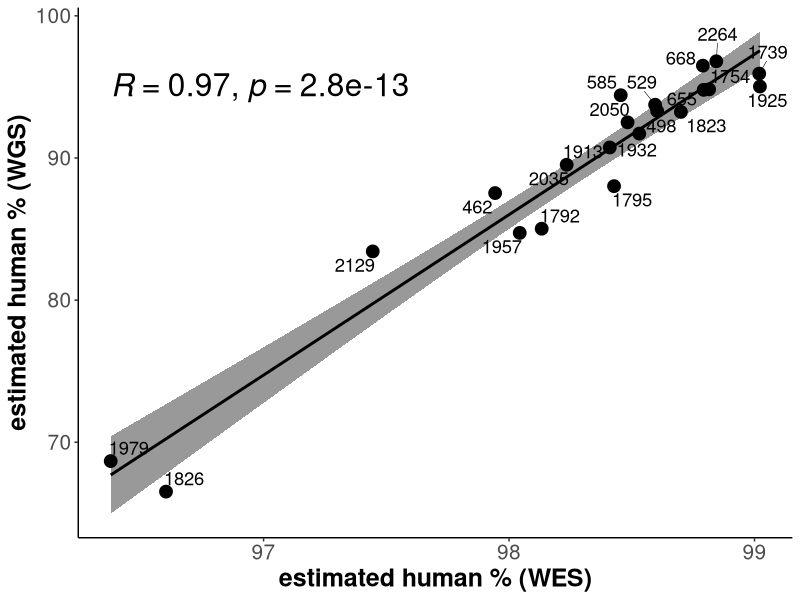
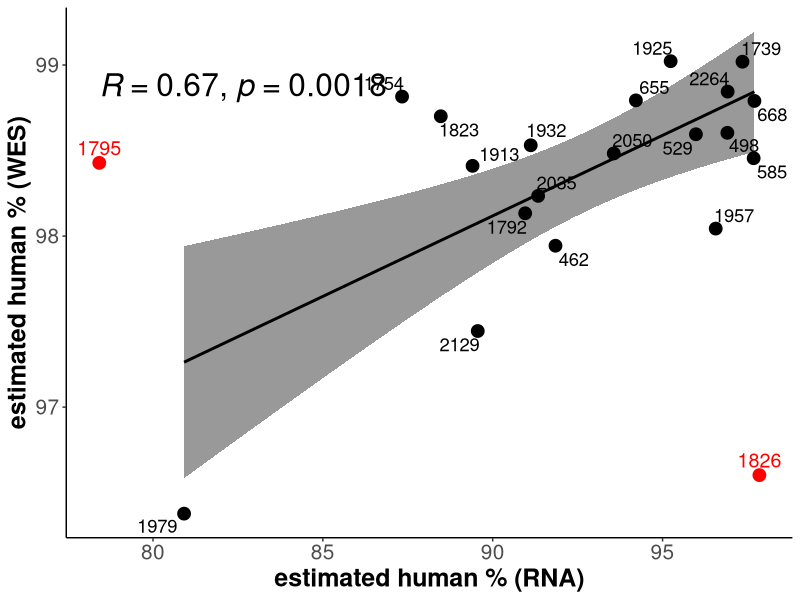
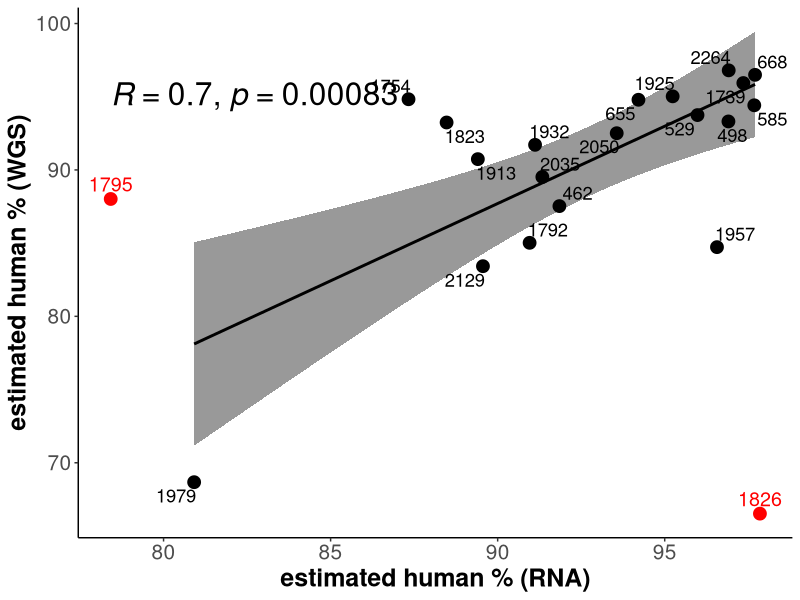
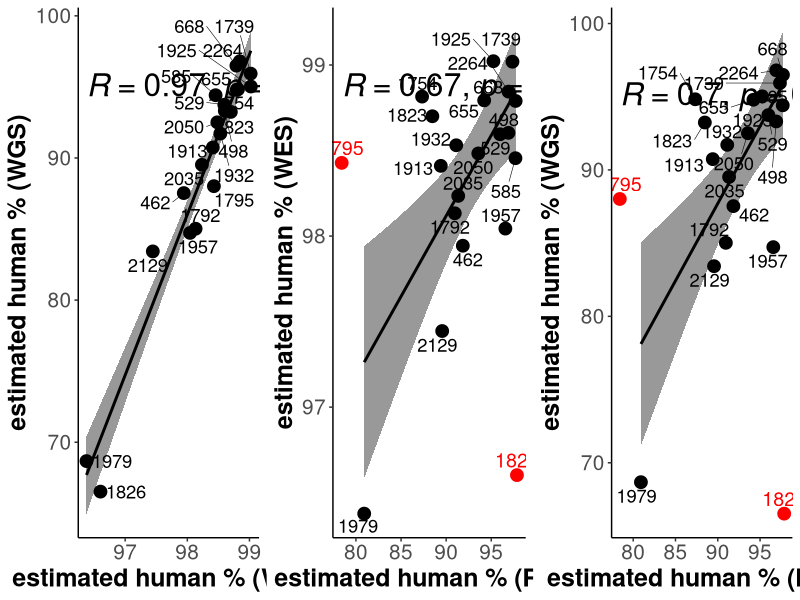

Write R code to recreate these figures, in order.
library(readxl)
library(ggplot2)
library(dplyr)
library(tidyverse)
library(ggrepel)
library(cowplot)
library(tidyr)
library(ComplexHeatmap)
library(readxl)
library(ggplot2)
library(dplyr)
library(tidyverse)
library(ggrepel)
library(cowplot)
library(tidyr)
library(ggpubr)


df <-read_xlsx(path= "Master_Table.xlsx", sheet=7, col_names = T, skip = 0)
df<- data.frame(df) %>%
  select(1:4)

#########################################################


a<- ggscatter(df, x = "WES" , y = "WGS",  add = "reg.line", conf.int = TRUE,size=4, 
              cor.coef = TRUE, cor.method = "pearson", label = "PDX", repel = TRUE,
              xlab = "estimated human % (WES)", ylab = "estimated human % (WGS)", font.label = c(14, "plain"),cor.coef.size = 8) +
  theme_classic()+
  theme(axis.text.x = element_text(size=15),axis.title=element_text(size=18,face="bold"),
        axis.text.y = element_text(size=15))

a
#########################################################
df1<- df %>%
  filter(!PDX %in% c("1795", 
                     "1826"))

df_anno <- df %>% filter(PDX %in% c("1795", 
                                    "1826"))

b<- ggscatter(df1, x = "RNA" , y = "WES",  add = "reg.line", conf.int = TRUE, size=4, 
              cor.coef = TRUE, cor.method = "pearson", label = "PDX", repel = TRUE,
              xlab = "estimated human % (RNA)", ylab = "estimated human % (WES)", font.label = c(14, "plain"),cor.coef.size = 8) 
b<- b+ geom_point(data = df_anno, aes(x = RNA, y = WES), 
                  color = "red",size=4)+
  geom_text(data = df_anno, aes(x = RNA, y = WES, 
                                label = PDX), color = "red", vjust = -0.5, hjust = 0.5,size=5)+
  theme_classic()+
  theme(axis.text.x = element_text(size=15),axis.title=element_text(size=18,face="bold"),
        axis.text.y = element_text(size=15))

b             
#########################################################
df1<- df %>%
  filter(!PDX %in% c("1795", 
                     "1826"))
df_anno <- df %>% filter(PDX %in% c("1795",  
                                    "1826"))

c<- ggscatter(df1, x = "RNA" , y = "WGS",  add = "reg.line", conf.int = TRUE, size=4, 
              cor.coef = TRUE, cor.method = "pearson", label = "PDX", repel = TRUE,
              xlab = "estimated human % (RNA)", ylab = "estimated human % (WGS)",font.label = c(14, "plain"),cor.coef.size = 8)

c<- c +geom_point(data = df_anno, aes(x = RNA, y = WGS), 
                  color = "red",size=4)+
  geom_text(data = df_anno, aes(x = RNA, y = WGS, 
                                label = PDX), color = "red", vjust = -0.5, hjust = 0.5,size=5)+
  theme_classic()+
  theme(axis.text.x = element_text(size=15),axis.title=element_text(size=18,face="bold"),
        axis.text.y = element_text(size=15))
c

library(gridExtra)
grid.arrange(a, b, c, ncol = 3)
